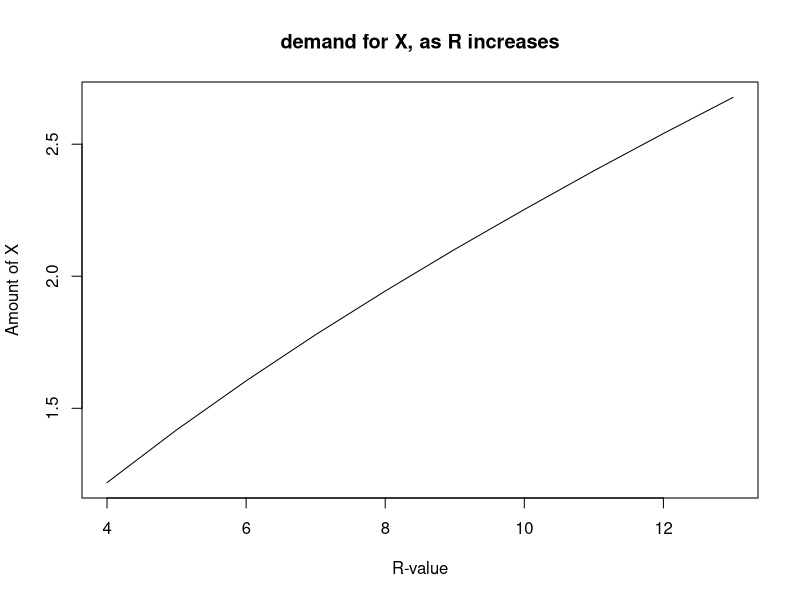
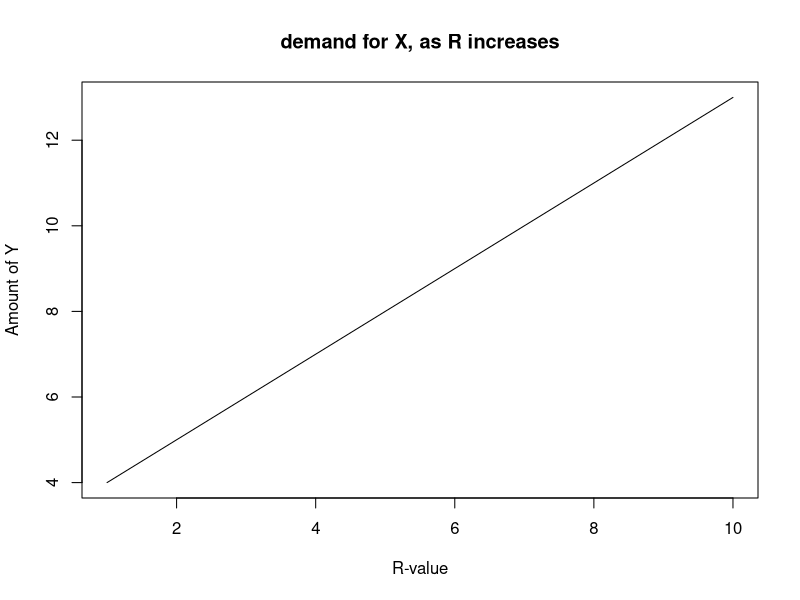
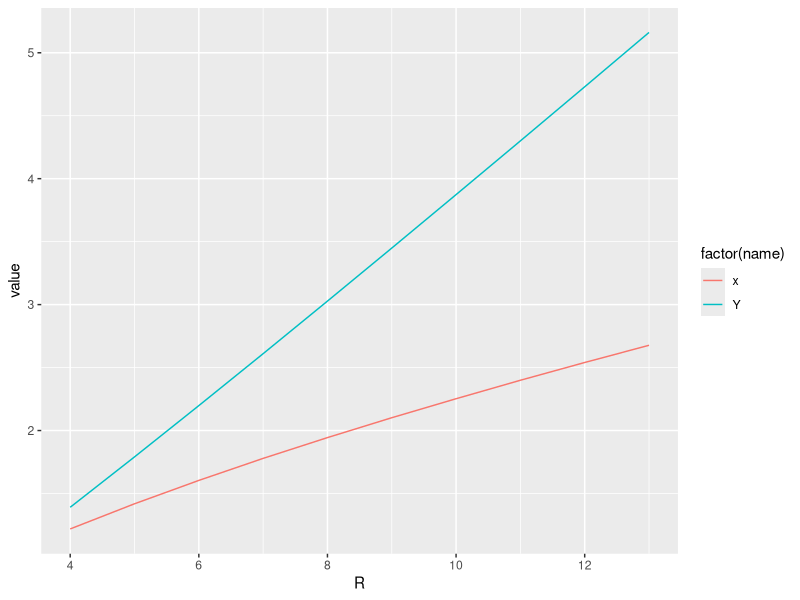
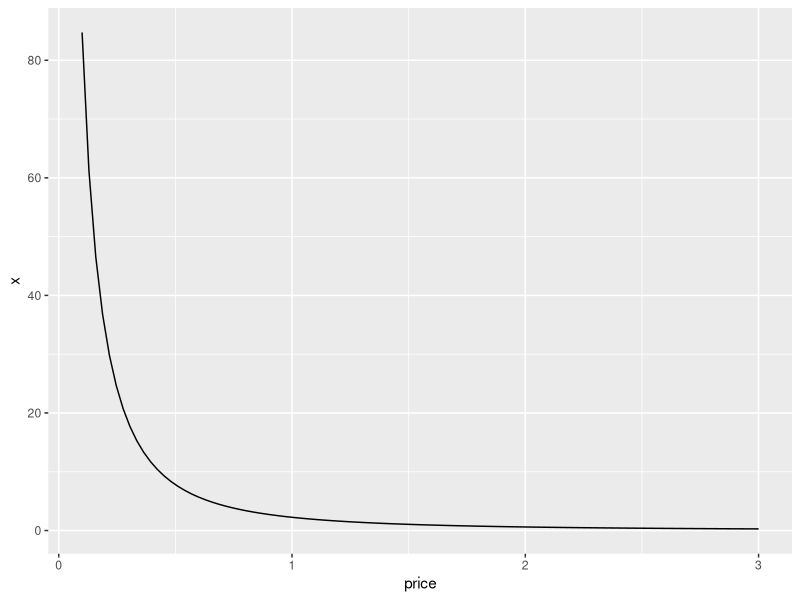

Recreate these plots in R, in order.



# Cumsumers problem

# a) Construct a function of agents utility from goods x and y

utility <- function(x, y, g = 0.5, w = 2, tau = 0.3){
    x^(1-g)/(1-g) + w*(y^(1-tau))/(1-tau)
} 

# Utility from x= 2 and y = 2
utility(x = 2, y = 2)

# px and py is the price for each goods.
# R <- px*x + py*y

# c) Utility of values of X, givens budget constrain.

# Budget constrain as a function of R,x,price
fn_budget <- function( R = 10, px = 1, py = 2,x ){ (R - px*x)*(1/py) }

# utility for x = 2
utility( x = 2, y = fn_budget( x = 2))

# For different levels

xvec <- seq( from = 0.1, to = 5, by = .1)

sapply( xvec, \(x) utility(x = x, y = fn_budget(x = x)))

# Consumers demand for X
# Choice X from income R

# Optimal choice of X, based on R
fn_demand_x <- function(x){ -utility(x = x, y = fn_budget(R = 10, x = x))  }

# Example
opt <- optim( par = 2, fn = fn_demand_x, method = "BFGS")

# The demand for X, ginved R 
opt$par

# The demand for y, given X
fn_budget( R = 10, px = 1, py = 2, x = opt$par)

# c) The Engel-curve

# Find the optimum for differnet values of R
x_opti <- list()
R_list <- seq(from = 4, length.out = 10, by = 1)
for( i in 1:10){

    # Change the function, The R-value
    fn_demand_x <- function(x){ -utility(x = x, y = fn_budget(R = R_list[i], x = x))  }  #   

    # Find the optimum
    opt <- optim( par = 2, fn = fn_demand_x, method = "BFGS")

    x_opti[i] <- opt$par
    

}

# c) The Engel-curve
df <- data.frame( R = R_list, x = x_opti |> unlist() )
plot( df$R, df$x, main = "demand for X, as R increases", type= "ln", xlab = "R-value", ylab = "Amount of X")


# The Engel-curve for Y
# Y  defined from BB
df_y <- data.frame( 
    Y =  purrr::map2_dbl(df$R, df$x, \(R,X) fn_budget( R = R, x = X) ),
    R = R_list
    )

fn_budget( R = 10, x = 5)

plot( df_y$R, df$Y, main = "demand for X, as R increases", type= "ln", xlab = "R-value", ylab = "Amount of Y")

library(tidyverse)

# Graphs of both goods.
df |> 
    left_join( df_y, join_by(R)
    ) |> 
    pivot_longer(-R) |> 
    ggplot(aes(x = R, y = value, fill= factor(name), color = factor(name)
        ) 
    ) +
    geom_line() 


# d) The demand curve as a function of price

pxvec <- seq( from = 0.1, to = 3, length.out = 100)
x_opti_price <- list()
for( i in 1:length(pxvec)){

    # Change the function, The R-value
    fn_demand_x <- function(x){ -utility(x = x, y = fn_budget(R = 10, x = x, px = pxvec[i]) ) }    

    # Find the optimum
    opt <- optim( par = 2, fn = fn_demand_x, method = "BFGS")

    x_opti_price[i] <- opt$par
    

}

df_demand_x <- tibble( 
    x     = x_opti_price |> unlist(),
    price = pxvec
    ) 

df_demand_x |> ggplot(aes( y = x, x = price) ) + geom_line()


